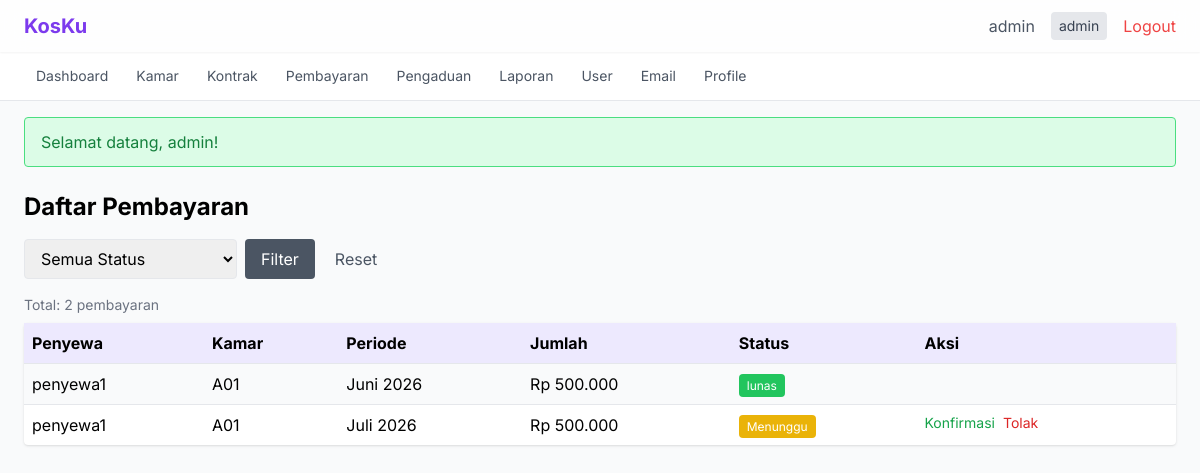
Screenshot of /pembayaran/index (signed in) with the database file from the repository.
### tables this page shows
CREATE TABLE pembayaran (
    id INT AUTO_INCREMENT PRIMARY KEY,
    kontrak_id INT NOT NULL,
    bulan INT NOT NULL,
    tahun INT NOT NULL,
    jumlah DECIMAL(12,2) NOT NULL,
    denda DECIMAL(12,2) DEFAULT 0,
    bukti VARCHAR(255),
    status ENUM('belum_bayar', 'menunggu', 'lunas') NOT NULL DEFAULT 'belum_bayar',
    tgl_bayar DATE,
    created_at TIMESTAMP DEFAULT CURRENT_TIMESTAMP,
    FOREIGN KEY (kontrak_id) REFERENCES kontrak(id) ON DELETE CASCADE
);

CREATE TABLE users (
    id INT AUTO_INCREMENT PRIMARY KEY,
    username VARCHAR(50) NOT NULL UNIQUE,
    email VARCHAR(100) NOT NULL UNIQUE,
    password VARCHAR(255) NOT NULL,
    role ENUM('admin', 'pemilik', 'penyewa') NOT NULL DEFAULT 'penyewa',
    no_telepon VARCHAR(20),
    alamat TEXT,
    created_at TIMESTAMP DEFAULT CURRENT_TIMESTAMP
);

CREATE TABLE kamar (
    id INT AUTO_INCREMENT PRIMARY KEY,
    nomor_kamar VARCHAR(10) NOT NULL UNIQUE,
    tipe VARCHAR(50),
    harga DECIMAL(12,2) NOT NULL,
    kapasitas INT DEFAULT 1,
    fasilitas TEXT,
    status ENUM('tersedia', 'terisi', 'maintenance') NOT NULL DEFAULT 'tersedia',
    foto VARCHAR(255),
    created_at TIMESTAMP DEFAULT CURRENT_TIMESTAMP
);

### src/Controllers/PembayaranController.php (called while the page is built, shortened)
<?php
class PembayaranController
{
    private Pembayaran $pembayaran;
    public function __construct()
    {
        $this->pembayaran = new Pembayaran();
    }
    public function index(): void
    {
        $filter = '';
        $params = [];
        $data = $this->pembayaran->getAll($filter, $params);
        require_once __DIR__ . '/../../views/pembayaran/index.php';
    }
}

### public/index.php (called while the page is built, shortened)
<?php
$requestUri = $_SERVER['REQUEST_URI'] ?? '/';
$requestUri = parse_url($requestUri, PHP_URL_PATH);
$requestUri = ltrim($requestUri, '/');
$url = !empty($requestUri) ? $requestUri : ($_GET['url'] ?? '');
$url = rtrim($url, '/');
$url = filter_var($url, FILTER_SANITIZE_URL);
$url = explode('/', $url);
$controllerName = !empty($url[0]) ? ucfirst($url[0]) . 'Controller' : 'AuthController';
$defaultMethod = $controllerName === 'AuthController' ? 'login' : 'index';
$methodName = $url[1] ?? $defaultMethod;
$params = array_slice($url, 2);
$controller = new $controllerClass();
call_user_func_array([$controller, $methodName], $params);

### src/Models/Pembayaran.php (called while the page is built, shortened)
<?php
class Pembayaran
{
    private PDO $db;
    public function __construct()
    {
        $this->db = Database::getConnection();
    }
    public function getAll(string $filter = '', array $params = []): array
    {
        $sql = "SELECT p.*, u.username as nama_penyewa, km.nomor_kamar
                FROM pembayaran p
                JOIN kontrak k ON p.kontrak_id = k.id
                JOIN users u ON k.penyewa_id = u.id
                JOIN kamar km ON k.kamar_id = km.id
                WHERE 1=1 $filter
                ORDER BY p.created_at DESC";
        $stmt = $this->db->prepare($sql);
        $stmt->execute($params);
        return $stmt->fetchAll();
    }
}

### config/database.php (called while the page is built, shortened)
<?php
class Database
{
    private static ?PDO $instance = null;
    private static string $host = 'localhost';
    private static string $dbname = 'kos_management';
    private static string $user = 'root';
    private static string $pass = '';
    private static string $charset = 'utf8mb4';
    public static function getConnection(): PDO
    {
        if (self::$instance === null) {
            try {
                $dsn = "mysql:host=" . self::$host . ";dbname=" . self::$dbname . ";charset=" . self::$charset;
                self::$instance = new PDO($dsn, self::$user, self::$pass, [
                    PDO::ATTR_ERRMODE => PDO::ERRMODE_EXCEPTION,
                    PDO::ATTR_DEFAULT_FETCH_MODE => PDO::FETCH_ASSOC,
                    PDO::ATTR_EMULATE_PREPARES => false,
                ]);
            } catch (PDOException $e) {
                error_log("Database connection failed: " . $e->getMessage());
                http_response_code(500);
                require_once __DIR__ . '/../views/errors/500.php';
                exit;
            }
        }
        return self::$instance;
    }
}

### src/Helpers/Security.php (called while the page is built, shortened)
<?php
class Security
{
    public static function escapeHtml(string $data): string
    {
        return htmlspecialchars($data, ENT_QUOTES | ENT_HTML5, 'UTF-8');
    }
}

### views/pembayaran/index.php (the view, shortened to what this page needs)
<?php
require_once __DIR__ . '/../../src/Helpers/Security.php';
$bulanList = ['','Januari','Februari','Maret','April','Mei','Juni','Juli','Agustus','September','Oktober','November','Desember'];
require_once __DIR__ . '/../layouts/header.php'; ?>
<div class="max-w-7xl mx-auto">
    <h1 class="text-2xl font-bold mb-4">Daftar Pembayaran</h1>
    <form method="GET" class="mb-4 flex gap-2">
        <select name="status" class="border rounded px-3 py-2">
            <option value="">Semua Status</option>
        </select>
        <button type="submit" class="bg-gray-600 text-white px-4 py-2 rounded">Filter</button>
        <a href="/pembayaran/index" class="text-gray-600 px-3 py-2">Reset</a>
    </form>
    <?php if (count($data) > 0): ?>
    <p class="text-sm text-gray-500 mb-2">Total: <?= count($data) ?> pembayaran</p>
    <table class="w-full bg-white rounded shadow">
        <thead>
            <tr class="bg-violet-100">
                <th class="p-2 text-left">Penyewa</th>
                <th class="p-2 text-left">Kamar</th>
                <th class="p-2 text-left">Periode</th>
                <th class="p-2 text-left">Jumlah</th>
                <th class="p-2 text-left">Status</th>
                <th class="p-2 text-left">Aksi</th>
            </tr>
        </thead>
        <tbody>
            <?php foreach ($data as $i => $row): ?>
            <tr class="border-t <?= $i % 2 == 0 ? 'bg-gray-50' : '' ?>">
                <td class="p-2"><?= Security::escapeHtml($row['nama_penyewa']) ?></td>
                <td class="p-2"><?= Security::escapeHtml($row['nomor_kamar']) ?></td>
                <td class="p-2"><?= ($bulanList[$row['bulan']] ?? $row['bulan']) ?> <?= $row['tahun'] ?></td>
                <td class="p-2">Rp <?= number_format($row['jumlah'], 0, ',', '.') ?></td>
                <td class="p-2">
                    <span class="px-2 py-1 rounded text-white text-xs
                        <?= $row['status'] == 'lunas' ? 'bg-green-500' : ($row['status'] == 'menunggu' ? 'bg-yellow-500' : 'bg-red-500') ?>">
                        <?= $row['status'] == 'menunggu' ? 'Menunggu' : Security::escapeHtml($row['status']) ?>
                    </span>
                </td>
                <td class="p-2 flex gap-2">
                    <?php if ($row['status'] == 'menunggu'): ?>
                        <a href="/pembayaran/konfirmasi/<?= $row['id'] ?>" class="text-green-600 text-sm" onclick="return confirm('Konfirmasi pembayaran ini?')">Konfirmasi</a>
                        <a href="/pembayaran/tolak/<?= $row['id'] ?>" class="text-red-600 text-sm" onclick="return confirm('Tolak pembayaran?')">Tolak</a>
                    <?php endif; ?>
                </td>
            </tr>
            <?php endforeach; ?>
        </tbody>
    </table>
    <?php else: ?>
    <div class="bg-white rounded shadow p-6 text-center text-gray-500">
        Belum ada data pembayaran.
    </div>
    <?php endif; ?>
</div>
<?php require_once __DIR__ . '/../layouts/footer.php'; ?>

### views/layouts/header.php (style rules this page uses)
body { font-family: 'Inter', sans-serif; }

### rows the page displays
pembayaran: users.username "penyewa1", kamar.nomor_kamar "A01", bulan "Juni", tahun "2026", jumlah "500.000", status "lunas"
pembayaran: users.username "penyewa1", kamar.nomor_kamar "A01", bulan "Juli", tahun "2026", jumlah "500.000", status "Menunggu"

### other values shown
count($data) "2"
